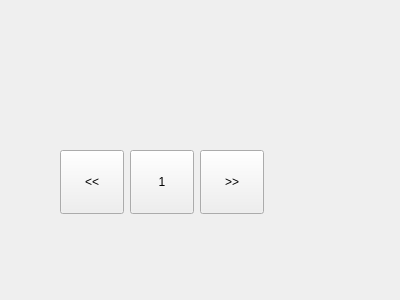
<?xml version="1.0" encoding="UTF-8"?>
<ui version="4.0">
 <class>pagesWidget</class>
 <widget class="QWidget" name="pagesWidget">
  <property name="geometry">
   <rect>
    <x>0</x>
    <y>0</y>
    <width>400</width>
    <height>300</height>
   </rect>
  </property>
  <property name="windowTitle">
   <string>Form</string>
  </property>
  <widget class="QPushButton" name="pushButton_L">
   <property name="geometry">
    <rect>
     <x>60</x>
     <y>150</y>
     <width>64</width>
     <height>64</height>
    </rect>
   </property>
   <property name="sizePolicy">
    <sizepolicy hsizetype="Fixed" vsizetype="Fixed">
     <horstretch>0</horstretch>
     <verstretch>0</verstretch>
    </sizepolicy>
   </property>
   <property name="minimumSize">
    <size>
     <width>64</width>
     <height>64</height>
    </size>
   </property>
   <property name="maximumSize">
    <size>
     <width>64</width>
     <height>64</height>
    </size>
   </property>
   <property name="text">
    <string>&lt;&lt;</string>
   </property>
  </widget>
  <widget class="QPushButton" name="pushButton_1">
   <property name="geometry">
    <rect>
     <x>130</x>
     <y>150</y>
     <width>64</width>
     <height>64</height>
    </rect>
   </property>
   <property name="sizePolicy">
    <sizepolicy hsizetype="Fixed" vsizetype="Fixed">
     <horstretch>0</horstretch>
     <verstretch>0</verstretch>
    </sizepolicy>
   </property>
   <property name="minimumSize">
    <size>
     <width>64</width>
     <height>64</height>
    </size>
   </property>
   <property name="maximumSize">
    <size>
     <width>64</width>
     <height>64</height>
    </size>
   </property>
   <property name="text">
    <string>1</string>
   </property>
  </widget>
  <widget class="QPushButton" name="pushButton_P">
   <property name="geometry">
    <rect>
     <x>200</x>
     <y>150</y>
     <width>64</width>
     <height>64</height>
    </rect>
   </property>
   <property name="sizePolicy">
    <sizepolicy hsizetype="Fixed" vsizetype="Fixed">
     <horstretch>0</horstretch>
     <verstretch>0</verstretch>
    </sizepolicy>
   </property>
   <property name="minimumSize">
    <size>
     <width>64</width>
     <height>64</height>
    </size>
   </property>
   <property name="maximumSize">
    <size>
     <width>64</width>
     <height>64</height>
    </size>
   </property>
   <property name="text">
    <string>&gt;&gt;</string>
   </property>
  </widget>
 </widget>
 <resources/>
 <connections/>
</ui>
